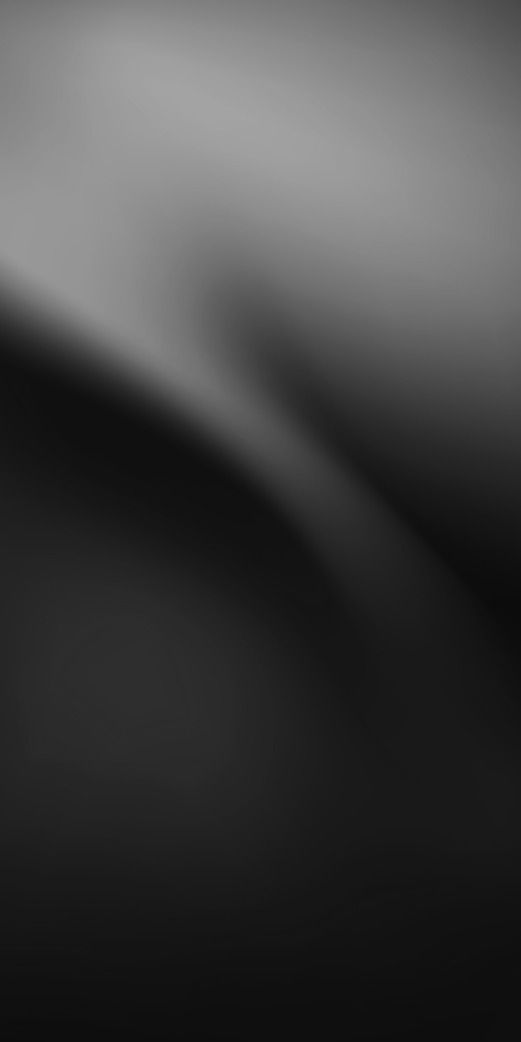
#> input picture designkopia/cosgral-agency/inspo/pobrane (10).jfif, 521 x 1042 px; its folder holds 8 pictures in this run
$ python build-scroll-background-designer.py
#> lines starting #> are read from the running program, lines starting #| are printed output that depends on the picture
#!/usr/bin/env python3
"""
COSGRAL V3 — designerskie scroll mockupy tła.

Jedno długie zdjęcie z:
  - ciągłą, zblurowaną linią przewodnią (sinuzyjna, czasem podwójna),
  - inspo jako atmosfera (niska opacity, blur), nie kolaż sekcji,
  - subtelnymi akcentami brandu (#e82323, warm haze),
  - delikatnymi zmianami intensywności pod sekcje landingu.
"""

from __future__ import annotations

import math
import random
import subprocess
import tempfile
from pathlib import Path

from PIL import Image, ImageChops, ImageDraw, ImageEnhance, ImageFilter, ImageOps

ROOT = Path(__file__).resolve().parent.parent
INSPO = ROOT / "inspo"
OUT = ROOT / "images" / "cosgral-agency" / "background-mockups"
W, H = 1440, 9600

BG = (10, 10, 10)
INK = (245, 240, 235)
ACCENT = (232, 35, 35)
WARM = (232, 140, 66)

# Strefy landingu — tylko do subtelnych wzmocnień, nie osobnych zdjęć
ZONES = [
    ("hero", 0.00, 0.38),
    ("uslugi", 0.38, 0.58),
    ("proces", 0.58, 0.73),
    ("faq", 0.73, 0.84),
    ("zespol", 0.84, 0.94),
    ("footer", 0.94, 1.00),
]


def load(path: str | Path, fallback_glob: str = "") -> Image.Image:
    p = INSPO / path if not str(path).startswith("__") else path
    if isinstance(path, str) and path.startswith("__"):
        return extract_video_frame(VIDEO_MAP[path])
    if not Path(p).exists() and fallback_glob:
        p = next(INSPO.glob(fallback_glob))
    return Image.open(p).convert("RGB")


VIDEO_MAP = {
    "__waves__": INSPO
    / "Cinematic_Colored_Wavy_Shapes_Moving_On_Black_Background__Looped_Animation_preview_3328454.mp4",
}


# [11 lines left out: function extract_video_frame, not called in this run]


def cover(img: Image.Image, w: int, h: int) -> Image.Image:
    return ImageOps.fit(img, (w, h), Image.Resampling.LANCZOS)


def atmospheric_layer(
    img: Image.Image,
    w: int,
    h: int,
    opacity: float,
    blur: int = 0,
    darken: float = 0.55,
) -> Image.Image:
    layer = cover(img, w, h)
    if blur:
        layer = layer.filter(ImageFilter.GaussianBlur(blur))
    layer = ImageEnhance.Brightness(layer).enhance(darken)
    layer = layer.convert("RGBA")
    layer.putalpha(int(255 * opacity))
    return layer


def radial_glow(w: int, h: int, cx: float, cy: float, rx: float, ry: float, color: tuple, peak: float) -> Image.Image:
    layer = Image.new("RGBA", (w, h), (0, 0, 0, 0))
    draw = ImageDraw.Draw(layer)
    steps = 48
    for i in range(steps, 0, -1):
        t = i / steps
        a = int(255 * peak * (t**2))
        draw.ellipse(
            [cx - rx * t, cy - ry * t, cx + rx * t, cy + ry * t],
            fill=(*color, a),
        )
    return layer.filter(ImageFilter.GaussianBlur(28))


# [119 lines left out: functions thread_path, draw_thread, ribbed_overlay, grain_overlay, diagonal_falloff, zone_mask and 1 more, not called in this run]


def build_variant(cfg: dict) -> tuple[Path, Path]:
    random.seed(cfg["seed"])
    canvas = Image.new("RGBA", (W, H), (*BG, 255))

    # --- baza atmosferyczna (ciągła, nie sekcje) ---
    tex_a = atmospheric_layer(load(cfg["tex_a"]), W, H, cfg["tex_a_op"], blur=cfg.get("tex_a_blur", 48))
    tex_b = atmospheric_layer(load(cfg["tex_b"]), W, H, cfg["tex_b_op"], blur=cfg.get("tex_b_blur", 64))
    canvas = Image.alpha_composite(canvas, tex_a)
    canvas = Image.alpha_composite(canvas, tex_b)

    # opcjonalna trzecia warstwa (mesh / metal) — subtelna na całości
    if cfg.get("tex_c"):
        tex_c = atmospheric_layer(load(cfg["tex_c"]), W, H, cfg["tex_c_op"], blur=80, darken=0.4)
        canvas = Image.alpha_composite(canvas, tex_c)

    # --- cinematic haze hero + kontakt (jak strona) ---
    canvas = Image.alpha_composite(canvas, radial_glow(W, H, W * 0.28, H * 0.12, W * 0.42, H * 0.18, WARM, 0.14))
    canvas = Image.alpha_composite(canvas, radial_glow(W, H, W * 0.74, H * 0.30, W * 0.35, H * 0.14, ACCENT, 0.09))
    canvas = Image.alpha_composite(canvas, radial_glow(W, H, W * 0.62, H * 0.88, W * 0.38, H * 0.16, ACCENT, 0.11))

    # --- wzmocnienia stref (delikatne, nie osobne zdjęcia) ---
    if cfg.get("zone_boost"):
        boost_layer = atmospheric_layer(load(cfg["zone_boost"]), W, H, 0.12, blur=90, darken=0.45)
        canvas = composite_atmosphere(canvas, boost_layer, ZONES[1][1:])  # uslugi
        canvas = composite_atmosphere(canvas, boost_layer, ZONES[2][1:], boost=0.8)  # proces

    # --- linia przewodnia ---
    pts = thread_path(W, H, cfg["seed"], cfg["thread_amp"], cfg["thread_freq"], cfg.get("thread_x", 0.5), cfg.get("thread_phase", 0))
    thread = draw_thread(
        W, H, pts, cfg.get("thread_color", ACCENT), cfg["thread_w"], cfg["thread_blur"],
        cfg["thread_op"], double=cfg.get("thread_double", True), offset=cfg.get("thread_offset", 16),
    )
    canvas = Image.alpha_composite(canvas, thread)

    # druga linia pomocnicza (cieńsza, biała) — designerski dodatek
    if cfg.get("secondary_thread"):
        pts2 = thread_path(W, H, cfg["seed"] + 7, cfg["thread_amp"] * 0.55, cfg["thread_freq"] * 1.4, 0.38, 0.6)
        thread2 = draw_thread(W, H, pts2, INK, max(2, cfg["thread_w"] // 3), cfg["thread_blur"] + 12, 0.08, double=False)
        canvas = Image.alpha_composite(canvas, thread2)

    # --- akcenty designerskie: węzły na linii ---
    if cfg.get("nodes"):
        nodes = Image.new("RGBA", (W, H), (0, 0, 0, 0))
        nd = ImageDraw.Draw(nodes)
        for t in cfg["nodes"]:
            y = int(H * t)
            x = pts[min(len(pts) - 1, y // 3)][0]
            r = cfg.get("node_r", 28)
            nd.ellipse([x - r, y - r, x + r, y + r], fill=(*ACCENT, 40))
            nd.ellipse([x - r * 0.35, y - r * 0.35, x + r * 0.35, y + r * 0.35], fill=(*INK, 55))
        nodes = nodes.filter(ImageFilter.GaussianBlur(10))
        canvas = Image.alpha_composite(canvas, nodes)

    # --- overlays globalne (jak na stronie) ---
    canvas = Image.alpha_composite(canvas, diagonal_falloff(W, H))
    canvas = Image.alpha_composite(canvas, ribbed_overlay(W, H, cfg.get("rib_op", 0.035)))
    canvas = Image.alpha_composite(canvas, grain_overlay(W, H, cfg.get("grain_op", 0.08)))

    # vignette góra/dół
    vig = Image.new("RGBA", (W, H), (0, 0, 0, 0))
    vd = ImageDraw.Draw(vig)
    for i in range(120):
        a = int(i * 1.4)
        vd.rectangle([0, i * 8, W, i * 8 + 8], fill=(0, 0, 0, min(255, a)))
        y = H - i * 8
        vd.rectangle([0, y, W, y + 8], fill=(0, 0, 0, min(255, a)))
    canvas = Image.alpha_composite(canvas, vig)

    rgb = canvas.convert("RGB")
    OUT.mkdir(parents=True, exist_ok=True)
    clean = OUT / f"{cfg['name']}.jpg"
    preview = OUT / f"{cfg['name']}-preview.jpg"
    rgb.save(clean, quality=93, optimize=True)

    # preview z etykietami stref
    pv = rgb.copy()
    pd = ImageDraw.Draw(pv)
    for label, y0, y1 in [
        ("HERO", 0, 0.38),
        ("USŁUGI", 0.38, 0.58),
        ("PROCES", 0.58, 0.73),
        ("FAQ", 0.73, 0.84),
        ("ZESPÓŁ", 0.84, 0.94),
        ("STOPKA", 0.94, 1),
    ]:
        y = int(H * y0)
        pd.line([(0, y), (W, y)], fill=ACCENT, width=1)
        pd.text((20, y + 8), label, fill=INK)
    pv.save(preview, quality=88, optimize=True)
    return clean, preview


VARIANTS = [
    {
        "name": "scroll-mockup-04-thread-red",
        "label": "04 Red Thread",
        "seed": 11,
        "tex_a": "pobrane (10).jfif",
        "tex_b": "pobrane (7).jfif",
        "tex_a_op": 0.22,
        "tex_b_op": 0.16,
        "tex_a_blur": 42,
        "tex_b_blur": 56,
        "thread_amp": 210,
        "thread_freq": 2.6,
        "thread_w": 7,
        "thread_blur": 22,
        "thread_op": 0.55,
        "thread_double": True,
        "thread_offset": 18,
        "secondary_thread": True,
        "nodes": [0.12, 0.38, 0.58, 0.78, 0.92],
        "rib_op": 0.03,
        "grain_op": 0.09,
    },
    {
        "name": "scroll-mockup-05-chrome-ribbon",
        "label": "05 Chrome Ribbon",
        "seed": 24,
        "tex_a": "pobrane (11).jfif",
        "tex_b": "pobrane (1).jfif",
        "tex_c": "pobrane (5).jfif",
        "tex_a_op": 0.18,
        "tex_b_op": 0.10,
        "tex_c_op": 0.08,
        "tex_a_blur": 70,
        "tex_b_blur": 55,
        "thread_amp": 260,
        "thread_freq": 2.1,
        "thread_x": 0.48,
        "thread_w": 9,
        "thread_blur": 28,
        "thread_op": 0.42,
        "thread_color": (200, 200, 210),
        "thread_double": True,
        "thread_offset": 22,
        "secondary_thread": True,
        "nodes": [0.22, 0.50, 0.72],
        "zone_boost": "pobrane (5).jfif",
        "rib_op": 0.045,
        "grain_op": 0.07,
    },
    {
        "name": "scroll-mockup-06-haze-flow",
        "label": "06 Haze Flow",
        "seed": 37,
        "tex_a": "__waves__",
        "tex_b": "Oppo Reno 14 wallpaper.jfif",
        "tex_a_op": 0.14,
        "tex_b_op": 0.11,
        "tex_a_blur": 95,
        "tex_b_blur": 80,
        "thread_amp": 175,
        "thread_freq": 3.2,
        "thread_phase": 0.35,
        "thread_w": 6,
        "thread_blur": 32,
        "thread_op": 0.48,
        "thread_double": True,
        "thread_offset": 14,
        "secondary_thread": False,
        "nodes": [0.08, 0.45, 0.85],
        "rib_op": 0.05,
        "grain_op": 0.1,
    },
]


def main() -> None:
    print(f"Designer scroll mockupy ({W}x{H})...")
    for cfg in VARIANTS:
        clean, preview = build_variant(cfg)
#> in load, returned value is the input picture: PIL image 521x1042 RGB; min 11, max 164, mean 64.9
#> in cover, `return ImageOps.fit(img, (w, h), Image.Resampling.LANCZOS)`:
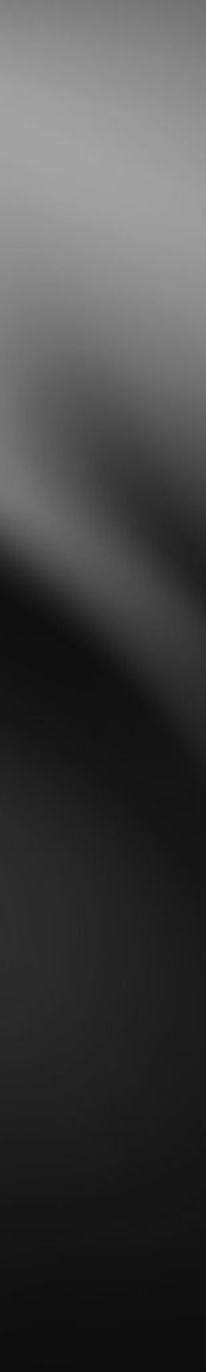
#> returned value: PIL image 1440x9600 RGB (shown at 1/7 size); min 13, max 164, mean 67.2
#> in atmospheric_layer, `layer = ImageEnhance.Brightness(layer).enhance(darken)`:
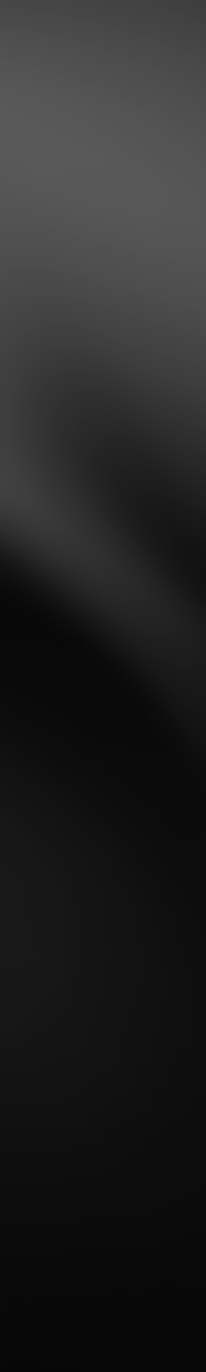
#> layer: PIL image 1440x9600 RGB (shown at 1/7 size); min 7, max 89, mean 36.5
#> call 2 of load, with path = 'pobrane (7).jfif', fallback_glob = ''
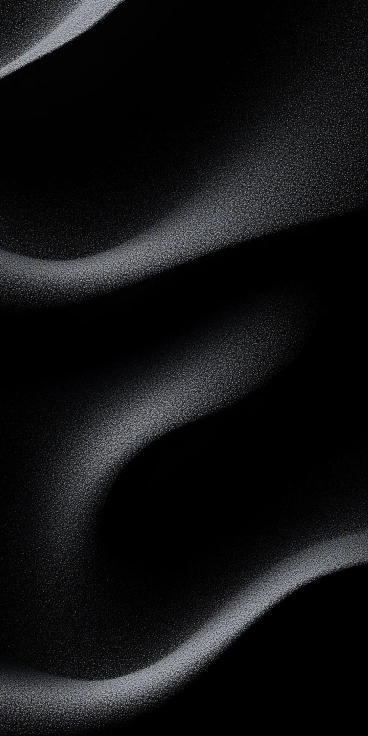
#> input picture designkopia/cosgral-agency/inspo/pobrane (7).jfif, 736 x 1472 px (shown at 1/2 size)
#> in load, returned value is the input picture: PIL image 736x1472 RGB; mean R, G, B 18.2, 18.6, 19.6
#> call 2 of atmospheric_layer, with w = 1440, h = 9600, opacity = 0.16, blur = 56, darken = 0.55
#> in atmospheric_layer (call 2), `layer = ImageEnhance.Brightness(layer).enhance(darken)`:
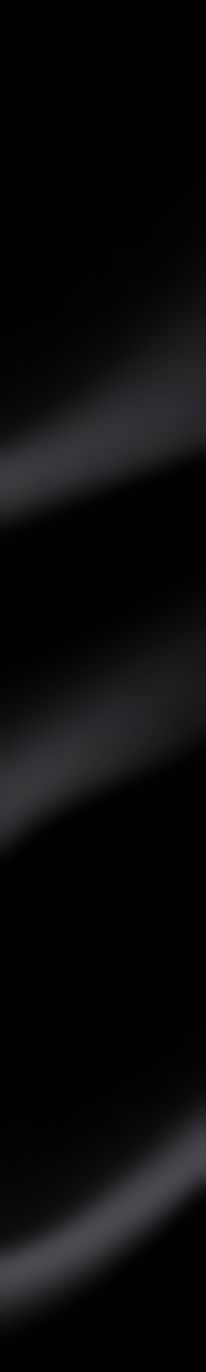
#> layer: PIL image 1440x9600 RGB (shown at 1/7 size); mean R, G, B 10.7, 10.9, 11.5
#> in atmospheric_layer (call 2), `layer.putalpha(int(255 * opacity))`:
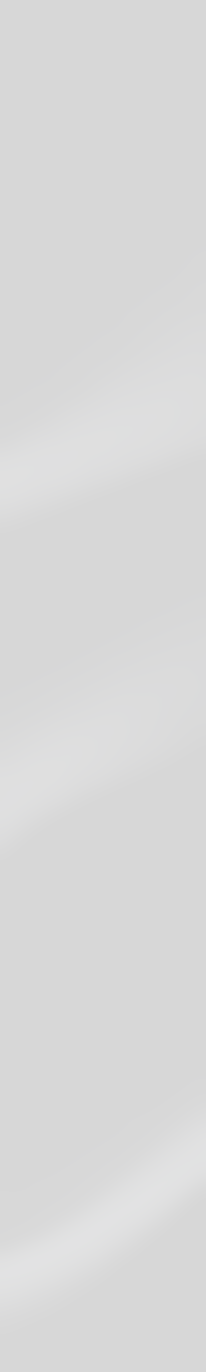
#> layer: PIL image 1440x9600 RGBA (shown at 1/7 size); mean R, G, B, A 10.7, 10.9, 11.5, 40; transparent parts drawn white
#> in radial_glow, `layer = Image.new("RGBA", (w, h), (0, 0, 0, 0))`: layer: PIL image 1440x9600 RGBA; every value is 0
#> in radial_glow, `return layer.filter(ImageFilter.GaussianBlur(28))`:
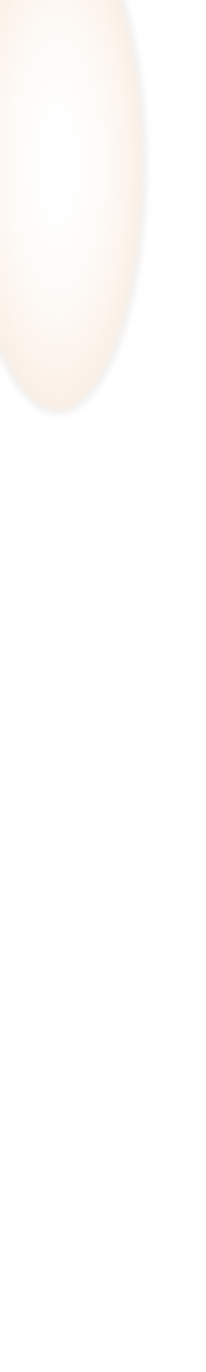
#> returned value: PIL image 1440x9600 RGBA (shown at 1/7 size); mean R, G, B, A 43.1, 26, 12.3, 2.8; transparent parts drawn white
#> in build_variant, `canvas = Image.alpha_composite(canvas, radial_glow(W, H, W * 0.74, H *..`:
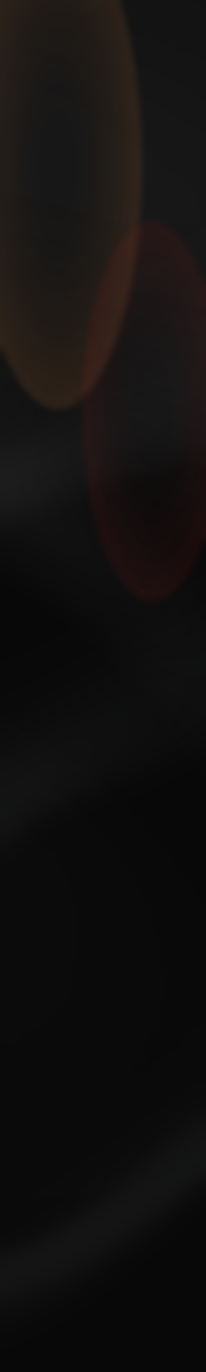
#> canvas: PIL image 1440x9600 RGBA (shown at 1/7 size); mean R, G, B, A 18.3, 16.3, 15.7, 255
        print(f"  OK {cfg['label']}")
        print(f"    {clean.relative_to(ROOT)}")
        print(f"    {preview.relative_to(ROOT)}")


if __name__ == "__main__":
#> (the run stopped early here; a loop or call above may not have finished)
